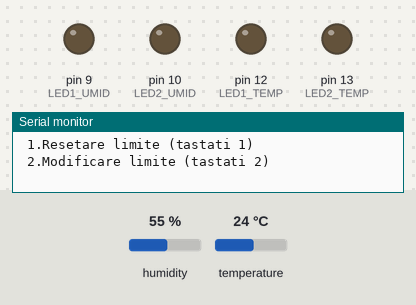
This sketch was run on a simulated Arduino Uno, built with avr-gcc and run on an emulated ATmega328P. On the bench: output pins drawn as LEDs (lit = HIGH), the last lines printed to the serial monitor. The inputs (shaded band) are chosen by the test bench; at power-on: humidity 55 %, temperature 24 °C. The local clock reads 2024-03-15 10:24:30 at power-on unless the sketch sets it.

Above: at 0.1 s.
At 16.2 s:
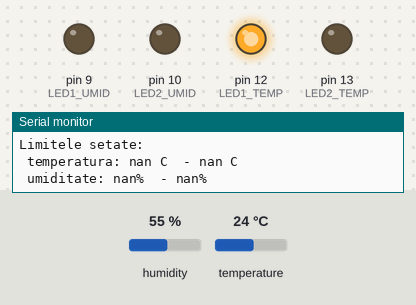
At 16.7 s:
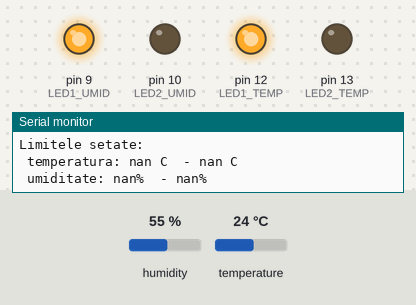
Timing chart, 0 to 18.2 s (numbered marks = the images above):
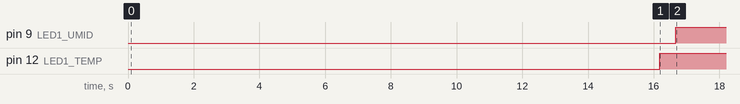

The sketch:

Cod_proiect_SMP.ino
```cpp
#include <EEPROM.h>
#include <RTClib.h>
#include <dht.h>

#define LED1_TEMP 12
#define LED2_TEMP 13
#define LED1_UMID 9
#define LED2_UMID 10
#define pin_senzor A0
//default parametrii vor fi initializati cu capetele domeniului de masurare al senzorului DHT11
float lim_sup_temp=60;
float lim_inf_temp=0;
float lim_sup_umid=90;
float lim_inf_umid=20;

RTC_DS3231 rtc;
dht senzor;
char zileleSapt[7][4] = {
  "Dum",
  "Lun",
  "Mar",
  "Mie",
  "Joi",
  "Vin",
  "Sam"
};
void memSave(){

}
void setup(){
  float aux=-1;
  int adr=0;
  int optiune=0;
  pinMode(LED1_TEMP, OUTPUT);
  pinMode(LED2_TEMP, OUTPUT);
  pinMode(LED1_UMID, OUTPUT);
  pinMode(LED2_UMID, OUTPUT);
  Serial.begin(9600);
  if (!rtc.begin()) {
    Serial.println("Eroare: Modulul RTC nu a fost gasit. Se vor afisa doar temperatura si umiditatea!");
    Serial.flush();
  }
  else{
    rtc.adjust(DateTime(F(__DATE__), F(__TIME__)));
  }

  Serial.setTimeout(5000);
  Serial.println("Selectati o actiune sau astepati initializarea sistemului:\n 1.Resetare limite (tastati 1)\n 2.Modificare limite (tastati 2)");
  optiune=Serial.parseInt();
  delay(5000);
  Serial.println(optiune);
  if(optiune == 1){
    Serial.println("-------Resetare limite--------- ");
    EEPROM.put(adr, lim_inf_temp);
    adr=adr+sizeof(float);
    EEPROM.put(adr, lim_sup_temp);
    adr=adr+sizeof(float);
    EEPROM.put(adr, lim_inf_umid);
    adr=adr+sizeof(float);
    EEPROM.put(adr, lim_sup_umid);
  }
  else if(optiune==2){
      Serial.println("-------Setare limite--------- \n Introduceti temperatura minima (grade Celsius):");
      aux = Serial.parseFloat();
      if(aux <=60 && aux >= 0.01)
      {
        lim_inf_temp = aux;
        EEPROM.put(adr, lim_inf_temp);
         adr=adr+sizeof(float);
      }
      delay(5000);
      Serial.println("Introduceti temperatura maxima (grade Celsius):");
      aux=Serial.parseFloat();
      if(aux <=60 && aux >= 0.01 && aux >= lim_inf_temp)
      {
        lim_sup_temp = aux;
        EEPROM.put(adr, lim_sup_temp);
        adr=adr+sizeof(float);
      }
      delay(5000);
      Serial.println("Introduceti umiditatea minima (procente):");
      aux = Serial.parseFloat();
      if(aux <=90 && aux >= 20)
      {
        lim_inf_umid = aux;
        EEPROM.put(adr, lim_inf_umid);
        adr=adr+sizeof(float);
      }

      delay(5000);
      Serial.println("Introduceti umiditatea maxima (procente):");
      aux=Serial.parseFloat();
      if(aux <=90 && aux >= 20 && aux >= lim_inf_umid)
      {
        lim_sup_umid=aux;
        EEPROM.put(adr, lim_sup_umid);
      }
  }

  delay(5000);
}

void loop(){
  int adr=3*sizeof(float);
  EEPROM.get(adr, lim_sup_umid);
  adr=adr-sizeof(float);
  EEPROM.get(adr, lim_inf_umid);
  adr=adr-sizeof(float);
  EEPROM.get(adr, lim_sup_temp);
  adr=adr-sizeof(float);
  EEPROM.get(adr, lim_inf_temp);
  DateTime now = rtc.now();
  Serial.print("Data si ora masuratorii: ");
  Serial.print(now.day(), DEC);
  Serial.print('/');
  Serial.print(now.month(), DEC);
  Serial.print('/');
  Serial.print(now.year(), DEC);
  Serial.print(" (");
  Serial.print(zileleSapt[now.dayOfTheWeek()]);
  Serial.print(") ");
  Serial.print(now.hour(), DEC);
  Serial.print(':');
  Serial.print(now.minute(), DEC);
  Serial.print(':');
  Serial.println(now.second(), DEC);

  //Afisare temperatura si umiditate
  senzor.read11(pin_senzor);
  Serial.print("Unmiditate: ");
  Serial.print(senzor.humidity);
  Serial.print("%  ");
  Serial.print("Temperatura: ");
  Serial.print(senzor.temperature);
  Serial.println(" C ");
  Serial.println("Limitele setate:");
  Serial.print(" temperatura: ");
  Serial.print(lim_inf_temp);
  Serial.print(" C ");
  Serial.print(" - ");
  Serial.print(lim_sup_temp);
  Serial.println(" C ");
  Serial.print(" umiditate: ");
  Serial.print(lim_inf_umid);
  Serial.print("% ");
  Serial.print(" - ");
  Serial.print(lim_sup_umid);
  Serial.println("% ");
  Serial.println("\n");

  if((senzor.temperature >= lim_inf_temp) && (senzor.temperature <= lim_sup_temp))
  {
    digitalWrite(LED1_TEMP, LOW);
    delay(500);
    digitalWrite(LED2_TEMP, HIGH);
  }
  else{
    digitalWrite(LED2_TEMP, LOW);
    delay(1000);
    digitalWrite(LED1_TEMP, HIGH);

  }

  if((senzor.humidity >= lim_inf_umid) && (senzor.humidity <= lim_sup_umid)){
    digitalWrite(LED1_UMID, LOW);
    delay(500);
    digitalWrite(LED2_UMID, HIGH);
  }
  else{
    digitalWrite(LED2_UMID, LOW);
    delay(500);
    digitalWrite(LED1_UMID, HIGH);
  }
  delay(30000);//Masuratorile se vor efectua la 30 secunde
}
```

Measured:
- by itself, pin 9 (LED1_UMID): LOW → HIGH at 16.7 s
- by itself, pin 12 (LED1_TEMP): LOW → HIGH at 16.2 s
